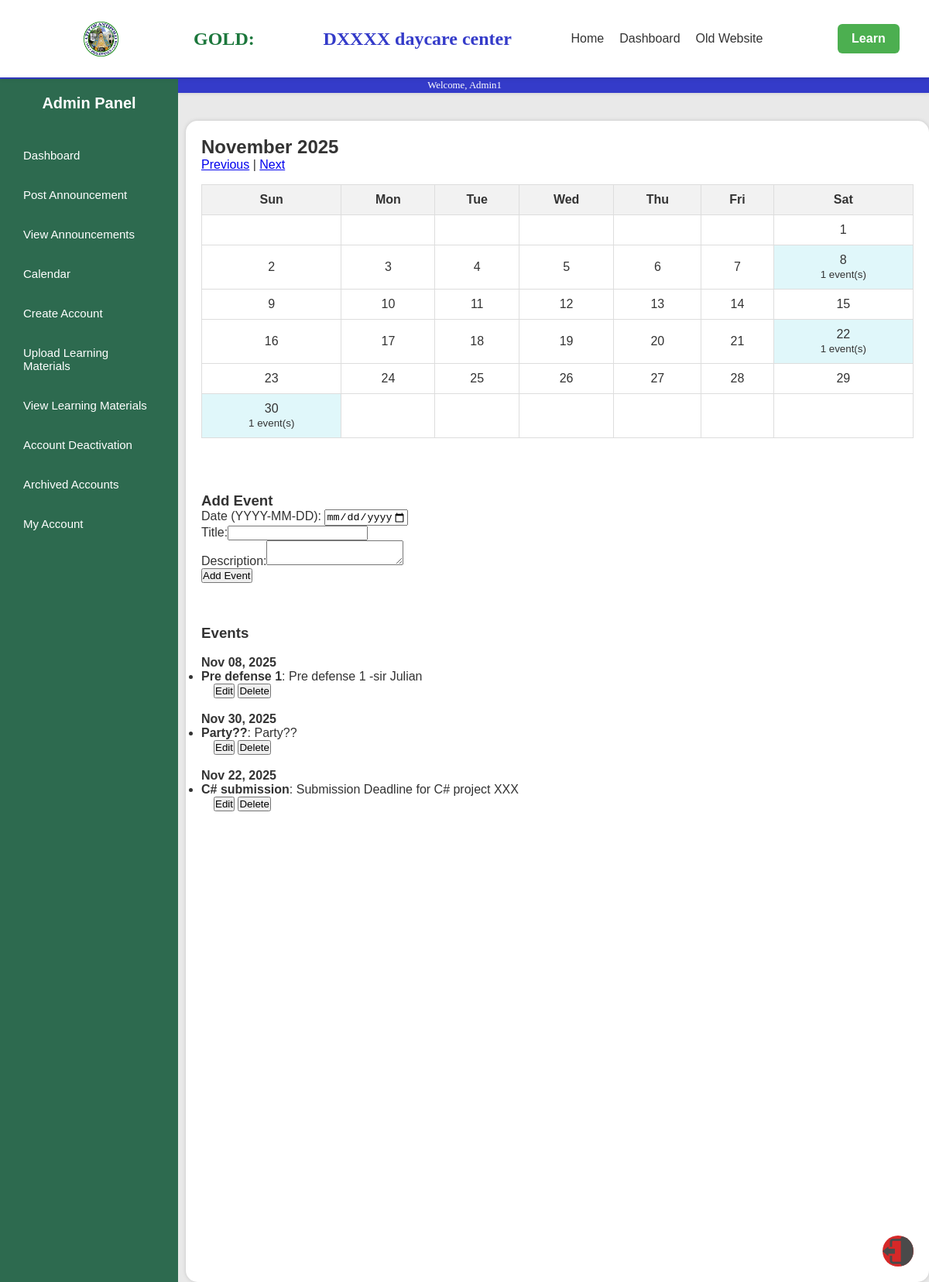
/calendar1.php (signed in), run on the app's committed database.
### tables this page shows
CREATE TABLE `events` (
  `id` int(11) NOT NULL,
  `event_date` date NOT NULL,
  `title` varchar(255) NOT NULL,
  `description` text DEFAULT NULL,
  `created_by` int(11) NOT NULL,
  `created_at` timestamp NULL DEFAULT current_timestamp()
);

### calendar1.php (the view, shortened to what this page needs)
<?php
$conn = new mysqli("localhost", "root", "", "myfirstdatabase");
$query = "SELECT id, role FROM users WHERE username = ?";
$stmt = $conn->prepare($query);
$stmt->bind_param("s", $_SESSION['username']);
$stmt->execute();
$result = $stmt->get_result();
$user = $result->fetch_assoc();
$user_role = $user['role'] ?? null;
$user_id = $user['id'];
$month = isset($_GET['month']) ? (int)$_GET['month'] : date('n');
$year = isset($_GET['year']) ? (int)$_GET['year'] : date('Y');
$edit_event = null;
$start_date = date('Y-m-01', mktime(0, 0, 0, $month, 1, $year));
$end_date = date('Y-m-t', mktime(0, 0, 0, $month, 1, $year));
$events_query = "SELECT id, event_date, title, description, created_by FROM events WHERE event_date BETWEEN ? AND ?";
$stmt = $conn->prepare($events_query);
$stmt->bind_param("ss", $start_date, $end_date);
$stmt->execute();
$events_result = $stmt->get_result();
$events = [];
while ($row = $events_result->fetch_assoc()) {
    $events[$row['event_date']][] = $row;
}
$days_in_month = cal_days_in_month(CAL_GREGORIAN, $month, $year);
$first_day_of_month = date('w', mktime(0, 0, 0, $month, 1, $year));
$month_name = date('F', mktime(0, 0, 0, $month, 1, $year));
$prev_month = $month - 1;
$prev_year = $year;
$next_month = $month + 1;
$next_year = $year;
?>
<!DOCTYPE html>
<html>
<head>
    <link rel="stylesheet" href="css/style1.css">
    <link rel="stylesheet" href="css2/dashboard.css">
</head>
<body>
    <div class="Topbar">
        <img class="Antipolo" src="pictures/ANTIPOLO.png">
        <h1 class="TopbarTitle1">GOLD: &nbsp; </h1>
        <h1 class="TopbarTitle2"> DXXXX daycare center</h1>
        <nav class="navbar">
            <ul>
                <li><a href="home1.php">Home</a></li>
                <li><a href="dashboard.php">Dashboard</a></li>
                <li><a href="extra.php">Old Website</a></li>
            </ul>
        </nav>
        <a href="learning.html" class="cta-btn">Learn</a>
    </div>
    <div class="Topbarline">
        <p class="TopbarLineText">Welcome, <?php echo $_SESSION['username']; ?></p>
    </div>
    <div class="sidebar">
      <h2>Admin Panel</h2>
      <a href="admindashboard1.php">Dashboard</a>
      <a href="admin_announcement.php">Post Announcement</a>
      <a href="announcements_feed1.php">View Announcements</a>
      <a href="calendar1.php">Calendar</a>
      <a href="phplessons/signup1.php">Create Account</a>
      <a href="upload_materials1.php">Upload Learning Materials</a>
      <a href="view_materials1.php">View Learning Materials</a>
      <a href="admin_deactivate.php">Account Deactivation</a>
      <a href="archived_accounts.php">Archived Accounts</a>
      <a href="my_account1.php">My Account</a>
      <a href="#"></a>
      <a href="#"></a>
      <a href="#"></a>
      <a href="#"></a>
      <a href="#"></a>
      <a href="#"></a>
    </div>
    <div class="Home_container">
        <div class="Home_content">
            <h2><?php echo $month_name . ' ' . $year; ?></h2>
            <div class="navigation">
                <a href="?month=<?php echo $prev_month; ?>&year=<?php echo $prev_year; ?>">Previous</a> |
                <a href="?month=<?php echo $next_month; ?>&year=<?php echo $next_year; ?>">Next</a>
            </div>
            <table class="calendar">
                <thead>
                    <tr>
                        <th>Sun</th><th>Mon</th><th>Tue</th><th>Wed</th><th>Thu</th><th>Fri</th><th>Sat</th>
                    </tr>
                </thead>
                <tbody>
                    <?php
                    $day = 1;
                    for ($week = 0; $week < 6; $week++) {
                        echo '<tr>';
                        for ($weekday = 0; $weekday < 7; $weekday++) {
                            if ($week == 0 && $weekday < $first_day_of_month) {
                                echo '<td></td>';
                            } elseif ($day > $days_in_month) {
                                echo '<td></td>';
                            } else {
                                $date = sprintf('%04d-%02d-%02d', $year, $month, $day);
                                $has_event = isset($events[$date]);
                                $class = $has_event ? 'event' : '';
                                echo "<td class=\"$class\">$day";
                                if ($has_event) {
                                    echo '<br><small>' . count($events[$date]) . ' event(s)</small>';
                                }
                                echo '</td>';
                                $day++;
                            }
                        }
                        echo '</tr>';
                        if ($day > $days_in_month) break;
                    }
                    ?>
                </tbody>
            </table>
            <br><br><br>
            <?php if (in_array($user_role, ['teacher', 'admin'])): ?>
                <div class="event-form">
                    <h3><?php echo $edit_event ? 'Edit Event' : 'Add Event'; ?></h3>
                    <form method="POST">
                        <label>Date (YYYY-MM-DD):</label>
                        <input type="date" name="event_date" min="2024-01-01" max="2040-12-31" value="<?php echo $edit_event['event_date'] ?? ''; ?>" required><br>
                        <label>Title:</label><input type="text" name="title" value="<?php echo htmlspecialchars($edit_event['title'] ?? ''); ?>" required><br>
                        <label>Description:</label><textarea name="description"><?php echo htmlspecialchars($edit_event['description'] ?? ''); ?></textarea><br>
                        <button type="submit" name="<?php echo $edit_event ? 'edit_event' : 'add_event'; ?>"><?php echo $edit_event ? 'Update Event' : 'Add Event'; ?></button>
                    </form>
                </div>
            <?php endif; ?>
            <br><br><br>
            <?php if (!empty($events)): ?>
                <h3>Events</h3>
                <br>
                <?php foreach ($events as $date => $event_list): ?>
                    <h4><?php echo date('M d, Y', strtotime($date)); ?></h4>
                    <ul>
                        <?php foreach ($event_list as $event): ?>
                            <li>
                                <strong><?php echo htmlspecialchars($event['title']); ?></strong>: <?php echo htmlspecialchars($event['description']); ?>
                                <?php if (in_array($user_role, ['teacher', 'admin']) && ($event['created_by'] == $user_id || $user_role == 'admin')): ?>
                                    <div class="event-actions">
                                        <form method="POST" style="display: inline;">
                                            <button type="submit" name="load_edit">Edit</button>
                                        </form>
                                        <form method="POST" style="display: inline;" onsubmit="return confirmDelete()">
                                            <button type="submit" name="delete_event">Delete</button>
                                        </form>
                                    </div>
                                <?php endif; ?>
                            </li><br>
                        <?php endforeach; ?>
                    </ul>
                <?php endforeach; ?>
            <?php endif; ?>
        </div>
    </div>
    <img src="pictures/LOicon.png" alt="Logout" class="logout" onclick="confirmLogout()">
</body>
</html>

### css/style1.css (style rules this page uses)
* { margin: 0; padding: 0; box-sizing: border-box; }
body { font-family: 'Poppins', sans-serif; background: #f4f8f5; color: #333; }
.sidebar { position: fixed; left: 0; top: 0; width: 230px; height: 100%; background-color: #2d6a4f; color: white; padding: 20px; display: flex; flex-direction: column; gap: 10px; }
.sidebar h2 { text-align: center; margin-bottom: 25px; font-weight: 600; font-size: 20px; }
.sidebar a { display: block; color: white; text-decoration: none; padding: 12px 10px; border-radius: 6px; transition: background 0.3s; font-size: 15px; }
.logout { background: #d62828; margin-top: auto; text-align: center; }

### css2/dashboard.css (style rules this page uses)
Body { background-color: #e9e9e9; margin: 0; font-family: Arial, sans-serif; }
.Topbar { display: flex; align-items: center; justify-content: space-around; width: 100%; height: 100px; background-color: #ffffff; padding-left: 50px; position: sticky; top: 0; z-index: 1000; box-shadow: 0px 2px 5px rgba(0,0,0,0.1); }
.Topbarline { height: 20px; width: 100%; background-color: #343bc9; box-shadow: 0px 0px 5px #c4c4c4; display: flex; align-items: center; justify-content: center; }
.TopbarLineText { font-family: Calibri; color: #ffffff; font-size: 80%; }
.TopbarTitle1 { font-size: 150%; font-family: Calibri; color: #1c773c; }
.TopbarTitle2 { font-size: 150%; font-family: Calibri; color: #343bc9; }
.Antipolo { margin: 20px; height: 45px; width: 45px; }
.Home_content { margin: 10px; padding: 10px; transition: margin-left 0.3s ease; }
.Home_container { border-radius: 15px; margin: 0 auto; margin-top: 3%; flex: 1; display: flex; flex-direction: column; Width: 80%; height: auto; background-color: #FFFFFF; box-shadow: 0px 0px 5px #c4c4c4; }
.navbar ul { list-style: none; display: flex; gap: 20px; }
.navbar a { text-decoration: none; color: #333; font-weight: 500; transition: color 0.3s ease; }
.cta-btn { background-color: #4caf50; color: #fff; padding: 10px 18px; border-radius: 6px; font-weight: 600; text-decoration: none; transition: background-color 0.3s ease; margin-left: 20px; }
.logout { position: fixed; bottom: 20px; right: 20px; width: 40px; height: 40px; border-radius: 50%; transition: filter 0.3s ease; cursor: pointer; }

### calendar1.php (style rules this page uses)
.calendar { width: 100%; border-collapse: collapse; }
.calendar th, .calendar td { padding: 10px; border: 1px solid #ddd; text-align: center; }
.calendar th { background-color: #f2f2f2; }
.event { background-color: #e0f7fa; }
.navigation { margin-bottom: 1rem; }
.event-form { margin-top: 1rem; }
.sidebar { margin-top: 102px; margin-bottom: 100px; overflow-y: scroll; }
.Home_container { margin-left: 240px; }
.event-actions { margin-left: 1rem; }
.Home_container { margin-left: 240px; height: 1500px; }
.sidebar { margin-top: 102px; margin-bottom: 100px; overflow-y: scroll }

### data on the page
events: title "Pre defense 1", description "Pre defense 1 -sir Julian"
events: title "Party??", description "Party??"
events: title "C# submission", description "Submission Deadline for C# project XXX"

### other printed values
$_SESSION['username'] "Admin1"
$month_name "November"
$year "2025"
count($events[$date]) "1"
date('M d, Y', strtotime($date)) "Nov 08, 2025"
date('M d, Y', strtotime($date)) "Nov 30, 2025"
date('M d, Y', strtotime($date)) "Nov 22, 2025"
